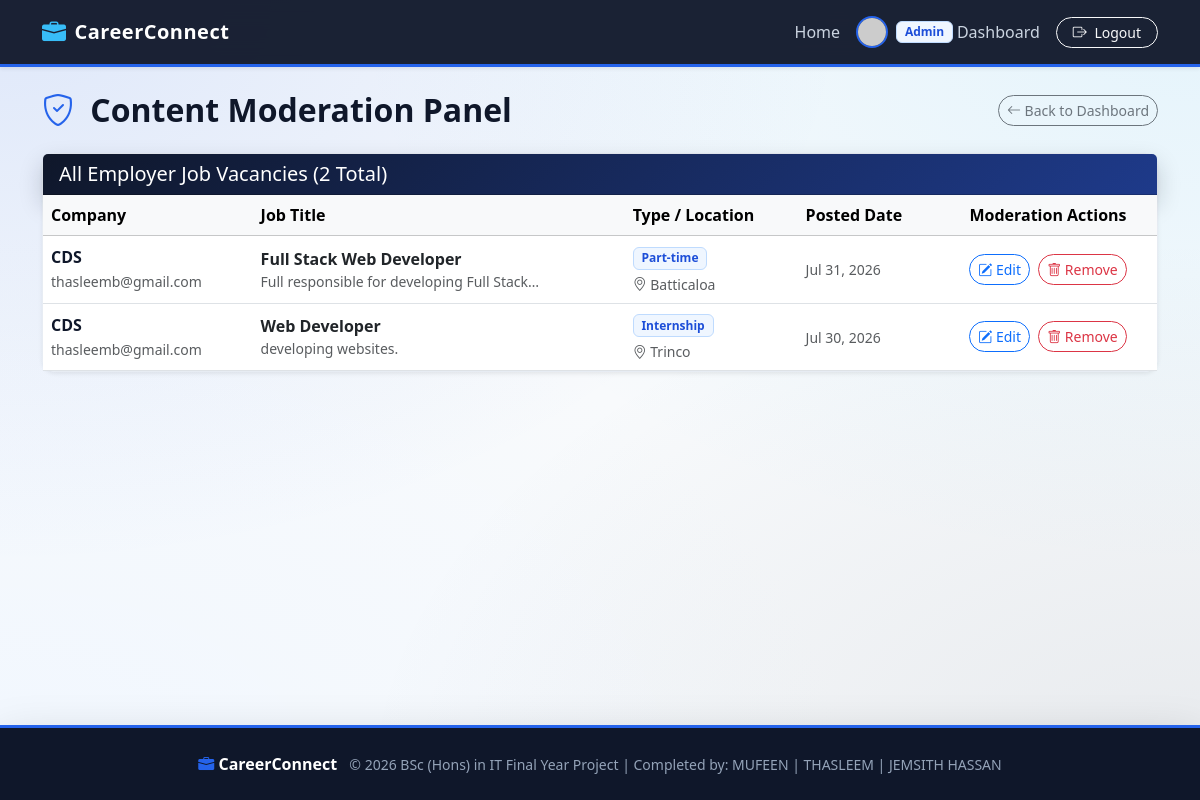
/manage_posts.php (signed in), run on an earlier commit of the app's database.
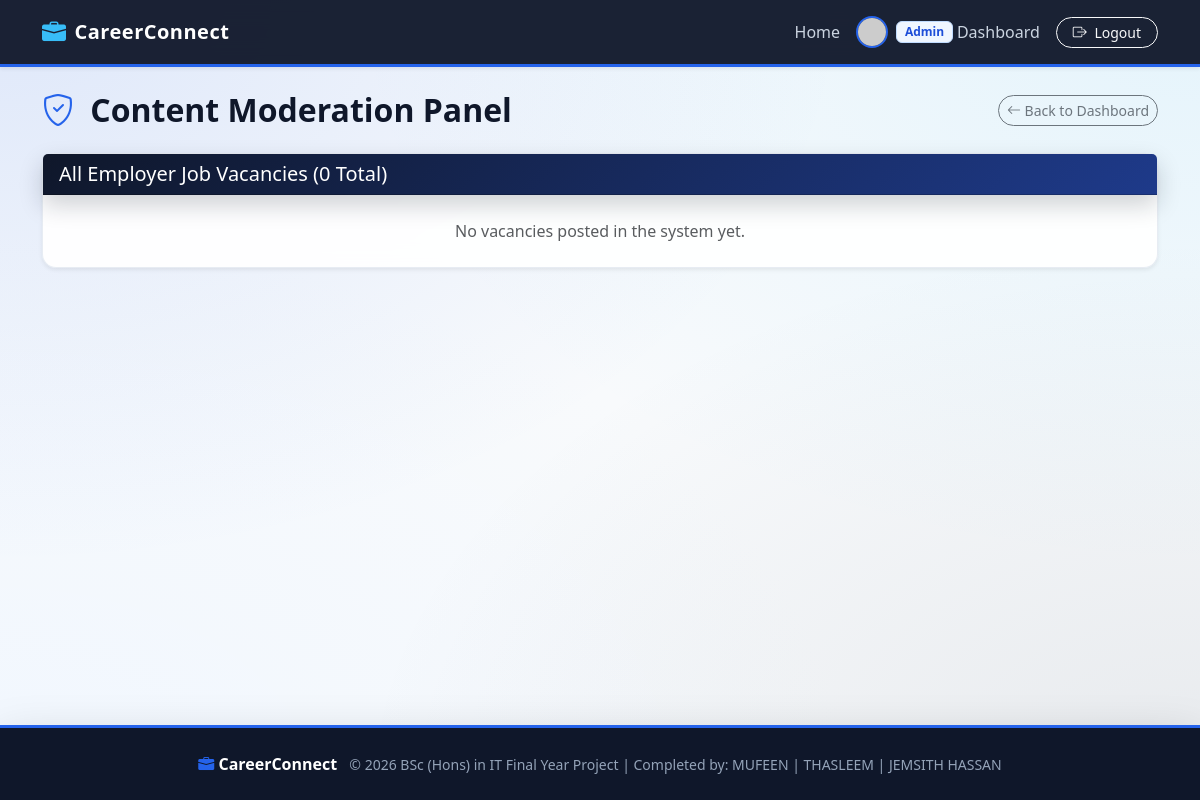
And on a later commit of the database.
### tables this page shows
CREATE TABLE jobs (
            job_id INTEGER PRIMARY KEY AUTOINCREMENT,
            employer_id INTEGER NOT NULL,
            title TEXT NOT NULL,
            description TEXT NOT NULL,
            job_type TEXT NOT NULL CHECK (job_type IN ('Full-time', 'Internship', 'Part-time')),
            location TEXT NOT NULL,
            salary_range TEXT DEFAULT 'Unpaid / Negotiable',
            deadline DATE NOT NULL,
            created_at DATETIME DEFAULT CURRENT_TIMESTAMP,
            FOREIGN KEY (employer_id) REFERENCES employers(employer_id) ON DELETE CASCADE
        );

CREATE TABLE employers (
            employer_id INTEGER PRIMARY KEY AUTOINCREMENT,
            user_id INTEGER NOT NULL UNIQUE,
            company_name TEXT NOT NULL,
            industry TEXT NOT NULL,
            company_website TEXT DEFAULT NULL,
            is_verified INTEGER DEFAULT 0 CHECK (is_verified IN (0, 1)),
            FOREIGN KEY (user_id) REFERENCES users(user_id) ON DELETE CASCADE
        );

CREATE TABLE users (
            user_id INTEGER PRIMARY KEY AUTOINCREMENT,
            name TEXT NOT NULL,
            email TEXT NOT NULL UNIQUE,
            password TEXT NOT NULL,
            role TEXT NOT NULL CHECK (role IN ('Student', 'Employer', 'Coordinator', 'Admin')),
            profile_pic TEXT DEFAULT NULL,
            created_at DATETIME DEFAULT CURRENT_TIMESTAMP
        );

### manage_posts.php (the view, shortened to what this page needs)
<?php
$db = Database::getConnection();
$jobs = $db->query("
    SELECT j.*, e.company_name, e.industry, u.email AS employer_email
    FROM jobs j
    JOIN employers e ON j.employer_id = e.employer_id
    JOIN users u ON e.user_id = u.user_id
    ORDER BY j.created_at DESC
")->fetchAll();
require_once __DIR__ . '/includes/header.php';
?>
<div class="d-flex justify-content-between align-items-center mb-4">
    <h2 class="fw-bold text-navy mb-0"><i class="bi bi-shield-check text-sapphire me-2"></i> Content Moderation Panel</h2>
    <a href="dashboard.php" class="btn btn-outline-secondary btn-sm rounded-pill"><i class="bi bi-arrow-left"></i> Back to Dashboard</a>
</div>
<div class="card shadow-sm">
    <div class="card-header bg-corporate-hero text-white d-flex justify-content-between align-items-center">
        <h5 class="mb-0">All Employer Job Vacancies (<?= count($jobs) ?> Total)</h5>
    </div>
    <div class="card-body p-0">
        <?php if (empty($jobs)): ?>
            <div class="p-4 text-center text-muted">No vacancies posted in the system yet.</div>
        <?php else: ?>
            <div class="table-responsive">
                <table class="table table-hover align-middle mb-0">
                    <thead class="table-light">
                        <tr>
                            <th>Company</th>
                            <th>Job Title</th>
                            <th>Type / Location</th>
                            <th>Posted Date</th>
                            <th class="text-center">Moderation Actions</th>
                        </tr>
                    </thead>
                    <tbody>
                        <?php foreach ($jobs as $j): ?>
                            <tr>
                                <td>
                                    <strong class="text-navy d-block"><?= htmlspecialchars($j['company_name']) ?></strong>
                                    <small class="text-muted"><?= htmlspecialchars($j['employer_email']) ?></small>
                                </td>
                                <td>
                                    <span class="fw-bold text-dark"><?= htmlspecialchars($j['title']) ?></span>
                                    <small class="d-block text-muted text-truncate" style="max-width: 280px;"><?= htmlspecialchars($j['description']) ?></small>
                                </td>
                                <td>
                                    <span class="badge badge-sapphire mb-1"><?= htmlspecialchars($j['job_type']) ?></span>
                                    <small class="d-block text-muted"><i class="bi bi-geo-alt"></i> <?= htmlspecialchars($j['location']) ?></small>
                                </td>
                                <td><small class="text-muted"><?= date('M d, Y', strtotime($j['created_at'])) ?></small></td>
                                <td class="text-center">
                                    <button type="button" class="btn btn-sm btn-outline-primary rounded-pill me-1" data-bs-toggle="modal" data-bs-target="#editModal<?= $j['job_id'] ?>">
                                        <i class="bi bi-pencil-square"></i> Edit
                                    </button>
                                    <a href="manage_posts.php?action=delete&id=<?= $j['job_id'] ?>"
                                       class="btn btn-sm btn-outline-danger rounded-pill"
                                       onclick="return confirm('Are you sure you want to permanently delete this job posting?');">
                                        <i class="bi bi-trash"></i> Remove
                                    </a>
                                </td>
                            </tr>
                        <?php endforeach; ?>
                    </tbody>
                </table>
            </div>
        <?php endif; ?>
    </div>
</div>
<?php require_once __DIR__ . '/includes/footer.php'; ?>

What changed in the data, as far as the page shows it:
removed jobs: employer.company_name "CDS", users.email "thasleemb@gmail.com", title "Full Stack Web Developer", description "Full responsible for developing Full Stack…", job_type "Part-time", location "Batticaloa", created_at "Jul 31, 2026"
removed jobs: employer.company_name "CDS", users.email "thasleemb@gmail.com", title "Web Developer", description "developing websites.", job_type "Internship", location "Trinco", created_at "Jul 30, 2026"
Also different on the page:
count($jobs): "2" → "0"
text no longer shown: "Company Job Title Type / Location Posted Date Moderation Actions"
text now shown: "No vacancies posted in the system yet."
